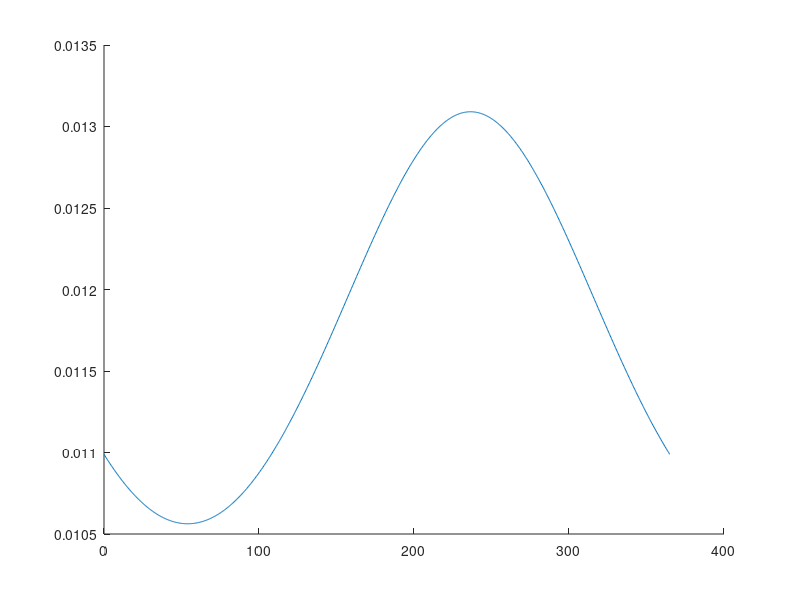

This figure's MATLAB source: (Note: this script raises an error after producing the figure.)
t=linspace(0,365,1e3);
T=2*sin(2*t.*pi/365 - 2.5)+16.225;
mu_v= 1./(159.68-(T.*4.57));
plot(t,mu_v, linewidth=3.0, color='#80B3FF')
xlabel('t (days)')
ylabel('\mu_v')
